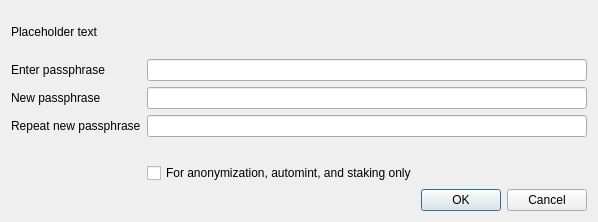
<?xml version="1.0" encoding="UTF-8"?>
<ui version="4.0">
 <class>AskPassphraseDialog</class>
 <widget class="QDialog" name="AskPassphraseDialog">
  <property name="geometry">
   <rect>
    <x>0</x>
    <y>0</y>
    <width>598</width>
    <height>222</height>
   </rect>
  </property>
  <property name="sizePolicy">
   <sizepolicy hsizetype="Preferred" vsizetype="Minimum">
    <horstretch>0</horstretch>
    <verstretch>0</verstretch>
   </sizepolicy>
  </property>
  <property name="minimumSize">
   <size>
    <width>550</width>
    <height>0</height>
   </size>
  </property>
  <property name="windowTitle">
   <string>Passphrase Dialog</string>
  </property>
  <layout class="QVBoxLayout" name="verticalLayout">
   <property name="sizeConstraint">
    <enum>QLayout::SetMinimumSize</enum>
   </property>
   <item>
    <widget class="QLabel" name="warningLabel">
     <property name="text">
      <string notr="true">Placeholder text</string>
     </property>
     <property name="textFormat">
      <enum>Qt::RichText</enum>
     </property>
     <property name="wordWrap">
      <bool>true</bool>
     </property>
    </widget>
   </item>
   <item>
    <layout class="QFormLayout" name="formLayout">
     <property name="sizeConstraint">
      <enum>QLayout::SetMinimumSize</enum>
     </property>
     <property name="fieldGrowthPolicy">
      <enum>QFormLayout::AllNonFixedFieldsGrow</enum>
     </property>
     <item row="0" column="0">
      <widget class="QLabel" name="passLabel1">
       <property name="text">
        <string>Enter passphrase</string>
       </property>
      </widget>
     </item>
     <item row="0" column="1">
      <widget class="QLineEdit" name="passEdit1">
       <property name="echoMode">
        <enum>QLineEdit::Password</enum>
       </property>
      </widget>
     </item>
     <item row="1" column="0">
      <widget class="QLabel" name="passLabel2">
       <property name="text">
        <string>New passphrase</string>
       </property>
      </widget>
     </item>
     <item row="1" column="1">
      <widget class="QLineEdit" name="passEdit2">
       <property name="echoMode">
        <enum>QLineEdit::Password</enum>
       </property>
      </widget>
     </item>
     <item row="2" column="0">
      <widget class="QLabel" name="passLabel3">
       <property name="text">
        <string>Repeat new passphrase</string>
       </property>
      </widget>
     </item>
     <item row="2" column="1">
      <widget class="QLineEdit" name="passEdit3">
       <property name="echoMode">
        <enum>QLineEdit::Password</enum>
       </property>
      </widget>
     </item>
     <item row="3" column="1">
      <widget class="QLabel" name="capsLabel">
       <property name="font">
        <font>
         <weight>75</weight>
         <bold>true</bold>
        </font>
       </property>
       <property name="text">
        <string/>
       </property>
       <property name="alignment">
        <set>Qt::AlignCenter</set>
       </property>
      </widget>
     </item>
     <item row="4" column="1">
      <widget class="QCheckBox" name="anonymizationCheckBox">
       <property name="enabled">
        <bool>true</bool>
       </property>
       <property name="visible">
        <bool>true</bool>
       </property>
       <property name="toolTip">
        <string>Serves to disable the trivial sendmoney when OS account compromised. Provides no real security.</string>
       </property>
       <property name="text">
        <string>For anonymization, automint, and staking only</string>
       </property>
      </widget>
     </item>
    </layout>
   </item>
   <item>
    <widget class="QDialogButtonBox" name="buttonBox">
     <property name="orientation">
      <enum>Qt::Horizontal</enum>
     </property>
     <property name="standardButtons">
      <set>QDialogButtonBox::Cancel|QDialogButtonBox::Ok</set>
     </property>
    </widget>
   </item>
  </layout>
 </widget>
 <resources/>
 <connections>
  <connection>
   <sender>buttonBox</sender>
   <signal>accepted()</signal>
   <receiver>AskPassphraseDialog</receiver>
   <slot>accept()</slot>
   <hints>
    <hint type="sourcelabel">
     <x>20</x>
     <y>20</y>
    </hint>
    <hint type="destinationlabel">
     <x>20</x>
     <y>20</y>
    </hint>
   </hints>
  </connection>
  <connection>
   <sender>buttonBox</sender>
   <signal>rejected()</signal>
   <receiver>AskPassphraseDialog</receiver>
   <slot>reject()</slot>
   <hints>
    <hint type="sourcelabel">
     <x>20</x>
     <y>20</y>
    </hint>
    <hint type="destinationlabel">
     <x>20</x>
     <y>20</y>
    </hint>
   </hints>
  </connection>
 </connections>
</ui>
